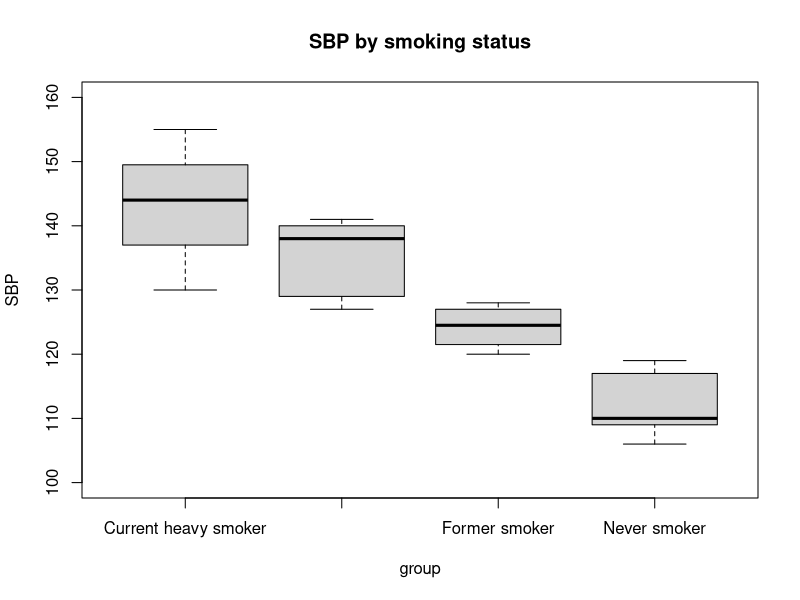
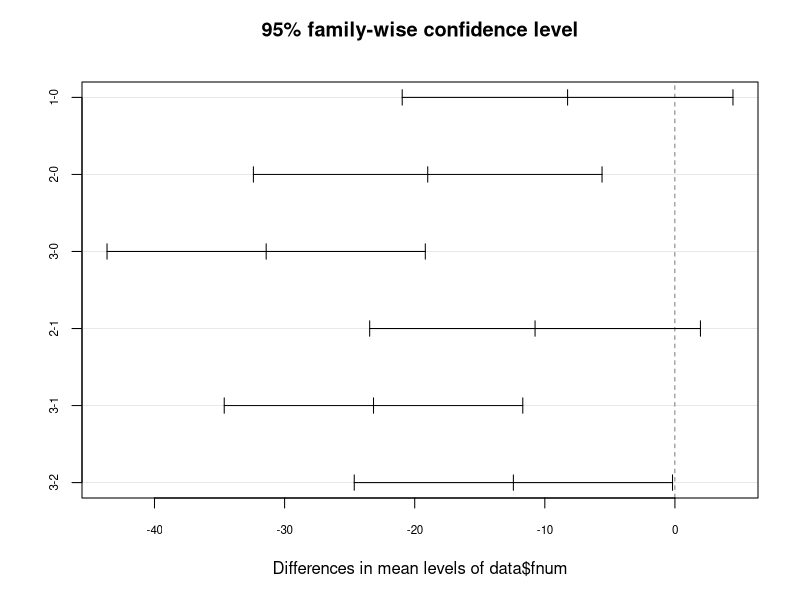
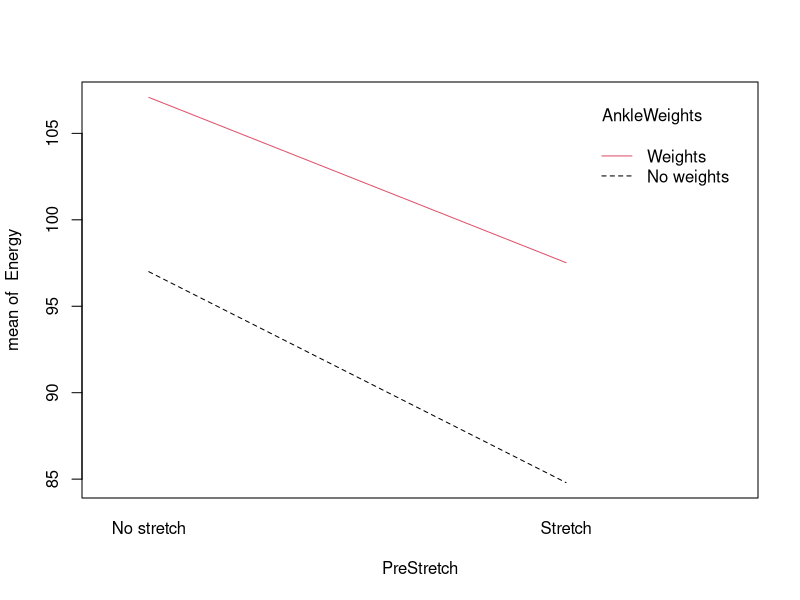
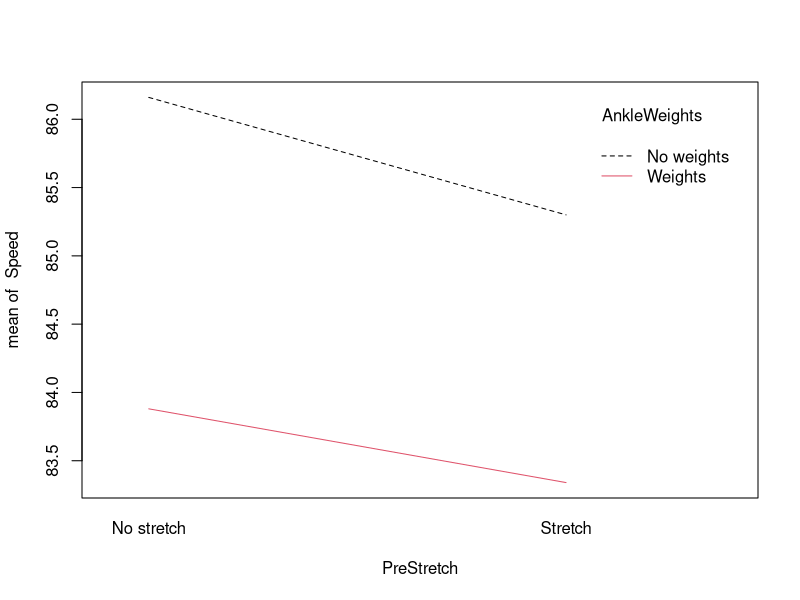
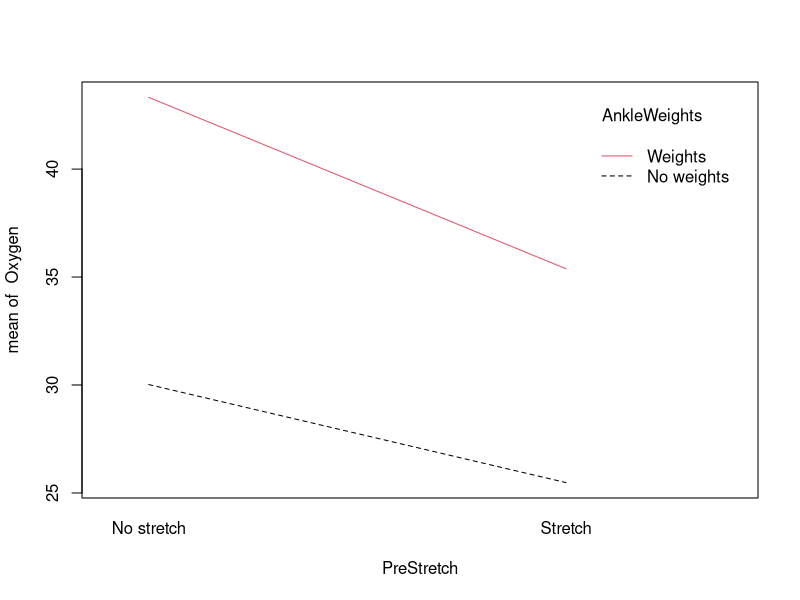
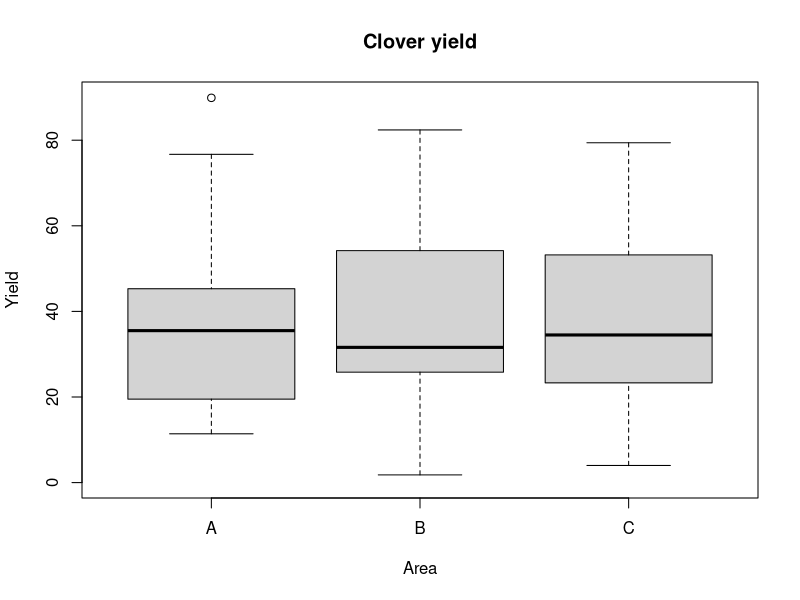

These figures' R source, in order:
##########################
## Lecture10
##########################
####################
## Section 01
####################

# Golf ball travel distance example
golf <- read.csv("golfball_C.csv")
head(golf)
golf$brand <- as.factor(golf$brand)
summary(golf)

attach(golf)
## runing anova using aov function
g <- aov(dist~brand, data=golf)
summary(g)

## pairwise t test to find which two 
## are different
pairwise.t.test(dist, brand, p.adj='none') 
pairwise.t.test(dist, brand, p.adj='bonferroni')
TukeyHSD(g)

##Define dummy variables
##g0 is Callaway
##g1 is Nike
##g2 is Titleist
golf$g0 <- ifelse(brand=='Callaway', 1, 0)
golf$g1 <- ifelse(brand=='Nike', 1, 0)
golf$g2 <- ifelse(brand=='Titleist', 1, 0)

##g0 is Callaway (Middle)
##g1 is Nike (Lowest)
##g2 is Titleist (Highest)
##g0 is the reference group
m <- lm(dist~g1+g2, data=golf)
summary(m)
##if use dummy variable, use anova, not aov
anova(m)

##g0 is Callaway (Middle)
##g1 is Nike (Lowest)
##g2 is Titleist (Highest)
##g1 is the reference group
m <- lm(dist~g0+g2, data=golf)
summary(m)
anova(m)

##g0 is Callaway (Middle)
##g1 is Nike (Lowest)
##g2 is Titleist (Highest)
##g2 is the reference group
m <- lm(dist~g0+g1, data=golf)
summary(m)
anova(m)

####################
## Section 02
####################
### SBP by smoking status example
data <- read.csv("smoking_SBP.csv")
data
summary(data)
data$group <- as.factor(data$group)
summary(data) ##Do you see the difference?

aggregate(data$SBP, by=list(data$group), summary)
aggregate(data$SBP, by=list(data$group), sd)
boxplot(SBP~group, data=data, main="SBP by smoking status", xlab="group", 
        ylab="SBP", ylim=c(100, 160))

# wrong example
## treat group as if a continous variable
mtest<- aov(SBP~grpnum, data=data)
summary(mtest)
# correct example
m<- aov(SBP~group, data=data)
summary(m)
qf(.95, df1=3, df2=15)

#pairwise comparison
pairwise.t.test(data$SBP, data$group, p.adj='none') 
pairwise.t.test(data$SBP, data$group, p.adj='bonferroni') 

data$fnum = factor(data$grpnum)
data$fnum
m1<- aov(data$SBP~data$fnum, data=data)
TukeyHSD(m1)
plot(TukeyHSD(m1), cex.axis=.7)

data$g0 <- ifelse(data$group=='Current heavy smoker', 1, 0)
data$g1 <- ifelse(data$group=='Current light smoker', 1, 0)
data$g2 <- ifelse(data$group=='Former smoker', 1, 0)
data$g3 <- ifelse(data$group=='Never smoker', 1, 0)
m2 <- lm(data$SBP~data$g0+data$g1+data$g2, data=data)
summary(m2)
m3 <- lm(data$SBP~data$g1+data$g2+data$g3, data=data)
summary(m3)
m4 <- lm(data$SBP~data$g0+data$g2+data$g3, data=data)
summary(m4)

# Use with caution! First group is always the reference group
m5 <- lm(data$SBP~data$group, data=data)
summary(m5)

##aov results differs when predictors
##are in different order
# aov should not be used for ANCOVA
summary(aov(data$SBP~data$age+data$group, data=data))
summary(aov(data$SBP~data$group+data$age, data=data))

# ANCOVA
library(car)
Anova(lm(data$SBP~data$group+data$age, data=data), type=3)
#https://mcfromnz.wordpress.com/2011/03/02/anova-type-iiiiii-ss-explained/

# can also use Anova for one-way ANOVA
Anova(lm(data$SBP~data$group, data=data))
summary(aov(data$SBP~data$group, data=data))

#Least square means
#install.packages("emmeans")
library(emmeans)
options('contrasts')
#http://www.dummies.com/programming/r/how-to-set-the-contrasts-for-your-data-with-r/
X <- factor(c('A','B','C'))
contr.treatment(X)

flevels <- factor(rep(c("A","B","C"),c(10,10,10))) 
vals <- sort(round(runif(30,3,15))) 
contrasts(flevels)

##install.packages("lsmeans")
library(lsmeans)

##check group levels and covar controlling value
options(contrasts=c("contr.treatment", "contr.poly"))
m6 <- lm(data$SBP~data$group+data$age,data=data)
m6.rg1 <- ref.grid(m6)

#The emmeans() function creates the emmeans object from a fitted lm() object
# The 1st argument is the fitted lm object; The 2nd is the variable we want 
# to work with. It must be one of the variables in the fitted model.
# The function produces a table with estimated means, standard errors and 
# confidence intervals for each mean. 
# To get something other than 95% confidence intervals, use 
# summary( , level=0.90) to specify the coverage you want
m6.emm <- emmeans(m6, 'group')
summary(m6.emm, level=0.90)

# The pairs() function computes all pairwise differences.
# By default, pairs() uses a Tukey adjustment for multiple comparisons.
# The adjust= argument changes that.
pairs(m6.emm)
# After adjusting for age, we failed to find significant difference in SBP 
# among groups

####################
## Section 03
####################
# Exercise example
exercise <- read.csv("exercise.csv")
exercise
attach(exercise)

#Test interactions
model <- lm(Energy~PreStretch+AnkleWeights+PreStretch*AnkleWeights, data=exercise)
summary(model)
Anova(lm(Energy~PreStretch+AnkleWeights, data=exercise), type=3)
model1 <- lm(Speed~PreStretch+AnkleWeights+PreStretch*AnkleWeights, data=exercise)
summary(model1)
Anova(model1, type=3)
model2 <- lm(Oxygen~PreStretch+AnkleWeights+PreStretch*AnkleWeights, data=exercise)
summary(model2)
Anova(model2, type=3)

# Generate interaction plots
interaction.plot(PreStretch, AnkleWeights, Energy, col=1:2)
interaction.plot(PreStretch, AnkleWeights, Speed, col=1:2)
interaction.plot(PreStretch, AnkleWeights, Oxygen, col=1:2)

#If interaction is significant, need to stratify (by more of the two factors) 
stretch <- exercise[which(PreStretch=='Stretch'),]
nostretch <- exercise[which(PreStretch=='No stretch'),]
summary(aov(Energy~AnkleWeights, data=stretch))
summary(aov(Energy~AnkleWeights, data=nostretch))
summary(aov(Speed~AnkleWeights, data=stretch))
summary(aov(Speed~AnkleWeights, data=nostretch))
summary(aov(Oxygen~AnkleWeights, data=stretch))
summary(aov(Oxygen~AnkleWeights, data=nostretch))

####################
## Section 04
## Additional Ex
####################

#Exercise 1 (Data set from http://www.statlab.uni-heidelberg.de/data/ancova/cholesterol.story.html)
#The purpose of the study was to estimate the effect of the agricultural weed yarrow on 
#the yield of white clover. It was anticipated that the clover yield would decrease as 
#the density of the yarrow increased. 
#Three areas A,B,C were selected in the clover seed crop. 
#Ten quadrats were positioned within each area using random coordinates on a 20x20 grid. 
#In each quadrat the clover seed was harvested and weighted, and the density of yarrow assessed 
#by counting the number of yarrow flower stems. 
c <- read.csv("clover.csv")
c
attach(c)

# 1. Nuemrically and graphically summarize clover yield by areas. 
# 2. What is F statistic? Are there differnece in mean clover yield across the areas at alpha = 0.05?  
# 3. Does the conclusion change after taking into consideration of Yarrow stems? 

#1
aggregate(Clover.yield, by=list(Area), summary)
boxplot(Clover.yield~Area, data=c, main="Clover yield", xlab="Area", 
          ylab="Yield", ylim=c(0, 90))

#2
m<- aov(Clover.yield~Area, data=c)
summary(m)
qf(.95, df1=2, df2=27)
# We failed to reject H0. 

#3
m1 <- lm(Clover.yield~Area+Yarrow.stems, data=c)
Anova(m1, type=3)
m1.emm <- emmeans(m1, 'Area')
pairs(m1.emm)

# No, the conclusion does not change. 
